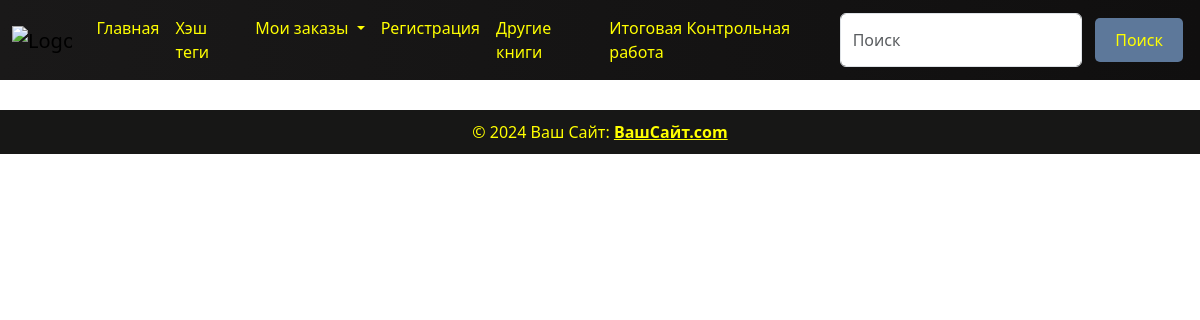
The app's page /clothes/teen_clothes/, older data.
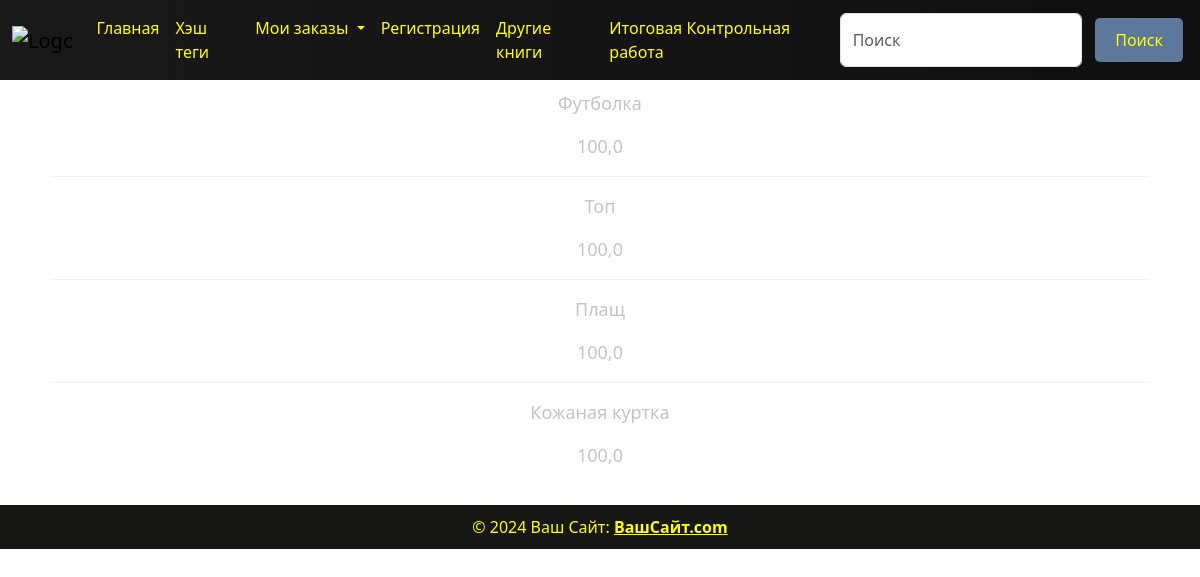
The same page, newer data.
### clothes/models.py (models this page shows, shortened)
class Clothes(models.Model):
    title = models.CharField(max_length=50)
    price = models.FloatField(default=100)
    tags = models.ManyToManyField(Tag)

### clothes/views.py (the view)
# urls.py: path('teen_clothes/', TeenClothesView.as_view(), name='teen_clothes'),
class TeenClothesView(generic.ListView):
    model = models.Clothes
    template_name = 'clothing/teen_clothes.html'
    context_object_name = 'teen_clothes'
    def get_queryset(self):
        return models.Clothes.objects.filter(tags__name='Подростковая').order_by('-id')

### templates/clothing/teen_clothes.html (shortened to what this page needs)
{% load static %}
{% include 'components/header.html' %}
<link rel="stylesheet" href="{% static 'css/hashtags.css' %}">
<div class="container">
    {% for i in teen_clothes %}
     <div class="content">
        <p class="white">{{ i.title }}</p>
        <p class="white">{{ i.price }}</p>
        {% if not forloop.last %}
        <hr class="white">
        {% endif %}
    </div>
    {% endfor %}
</div>
    {% include 'components/footer.html' %}

Row changes from the older to the newer data that the page shows:
added Clothes: title "Футболка", price "100,0"
added Clothes: title "Топ", price "100,0"
added Clothes: title "Плащ", price "100,0"
added Clothes: title "Кожаная куртка", price "100,0"
